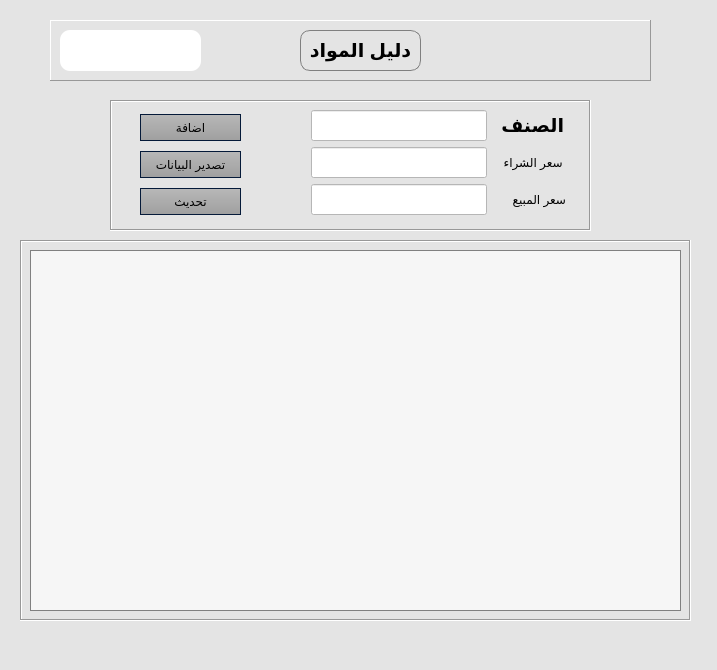
<?xml version="1.0" encoding="UTF-8"?>
<ui version="4.0">
 <class>ProductMaster</class>
 <widget class="QMainWindow" name="ProductMaster">
  <property name="geometry">
   <rect>
    <x>0</x>
    <y>0</y>
    <width>717</width>
    <height>670</height>
   </rect>
  </property>
  <property name="windowTitle">
   <string>Product Master</string>
  </property>
  <property name="layoutDirection">
   <enum>Qt::RightToLeft</enum>
  </property>
  <property name="styleSheet">
   <string notr="true">background-color: #e4e4e4;
	color: #000;
	selection-background-color: #46a2da;
	selection-color: #fff;</string>
  </property>
  <widget class="QWidget" name="centralwidget">
   <widget class="QFrame" name="frame">
    <property name="geometry">
     <rect>
      <x>50</x>
      <y>20</y>
      <width>601</width>
      <height>61</height>
     </rect>
    </property>
    <property name="styleSheet">
     <string notr="true"/>
    </property>
    <property name="frameShape">
     <enum>QFrame::Panel</enum>
    </property>
    <property name="frameShadow">
     <enum>QFrame::Raised</enum>
    </property>
    <widget class="QLabel" name="label">
     <property name="geometry">
      <rect>
       <x>250</x>
       <y>10</y>
       <width>121</width>
       <height>41</height>
      </rect>
     </property>
     <property name="font">
      <font>
       <pointsize>14</pointsize>
       <bold>true</bold>
      </font>
     </property>
     <property name="styleSheet">
      <string notr="true">border: 1px solid gray;
border-radius: 10px;</string>
     </property>
     <property name="text">
      <string>دليل المواد</string>
     </property>
     <property name="alignment">
      <set>Qt::AlignCenter</set>
     </property>
    </widget>
    <widget class="QLabel" name="lblTotalSum">
     <property name="geometry">
      <rect>
       <x>10</x>
       <y>10</y>
       <width>141</width>
       <height>41</height>
      </rect>
     </property>
     <property name="font">
      <font>
       <pointsize>12</pointsize>
      </font>
     </property>
     <property name="styleSheet">
      <string notr="true">background-color: rgb(255, 255, 255);
border-radius: 10px;</string>
     </property>
     <property name="text">
      <string/>
     </property>
     <property name="alignment">
      <set>Qt::AlignCenter</set>
     </property>
    </widget>
   </widget>
   <widget class="QFrame" name="frame_2">
    <property name="geometry">
     <rect>
      <x>110</x>
      <y>100</y>
      <width>481</width>
      <height>131</height>
     </rect>
    </property>
    <property name="frameShape">
     <enum>QFrame::Box</enum>
    </property>
    <property name="frameShadow">
     <enum>QFrame::Sunken</enum>
    </property>
    <widget class="QWidget" name="formLayoutWidget">
     <property name="geometry">
      <rect>
       <x>200</x>
       <y>10</y>
       <width>261</width>
       <height>110</height>
      </rect>
     </property>
     <layout class="QFormLayout" name="formLayout">
      <property name="sizeConstraint">
       <enum>QLayout::SetDefaultConstraint</enum>
      </property>
      <property name="fieldGrowthPolicy">
       <enum>QFormLayout::FieldsStayAtSizeHint</enum>
      </property>
      <property name="verticalSpacing">
       <number>6</number>
      </property>
      <item row="0" column="1">
       <widget class="QLineEdit" name="inputSort">
        <property name="font">
         <font>
          <pointsize>14</pointsize>
         </font>
        </property>
        <property name="styleSheet">
         <string notr="true">background-color: rgb(255, 255, 255);</string>
        </property>
       </widget>
      </item>
      <item row="1" column="0">
       <widget class="QLabel" name="lblpassword">
        <property name="styleSheet">
         <string notr="true">font: 700 14pt &quot;Arial&quot;;

	background-color: transparent;

	color: black;</string>
        </property>
        <property name="frameShape">
         <enum>QFrame::Box</enum>
        </property>
        <property name="frameShadow">
         <enum>QFrame::Raised</enum>
        </property>
        <property name="text">
         <string> سعر الشراء</string>
        </property>
        <property name="textFormat">
         <enum>Qt::PlainText</enum>
        </property>
       </widget>
      </item>
      <item row="1" column="1">
       <widget class="QLineEdit" name="inputBuyPrice">
        <property name="font">
         <font>
          <pointsize>14</pointsize>
         </font>
        </property>
        <property name="styleSheet">
         <string notr="true">background-color: rgb(255, 255, 255);</string>
        </property>
       </widget>
      </item>
      <item row="2" column="1">
       <widget class="QLineEdit" name="inputSellPrice">
        <property name="font">
         <font>
          <pointsize>14</pointsize>
         </font>
        </property>
        <property name="styleSheet">
         <string notr="true">background-color: rgb(255, 255, 255);</string>
        </property>
       </widget>
      </item>
      <item row="0" column="0">
       <widget class="QLabel" name="lblUserName">
        <property name="font">
         <font>
          <family>Arial</family>
          <pointsize>14</pointsize>
          <italic>false</italic>
          <bold>true</bold>
         </font>
        </property>
        <property name="styleSheet">
         <string notr="true">
	background-color: transparent;
	color: rgb(0, 0, 0);</string>
        </property>
        <property name="frameShape">
         <enum>QFrame::Box</enum>
        </property>
        <property name="frameShadow">
         <enum>QFrame::Raised</enum>
        </property>
        <property name="text">
         <string>الصنف</string>
        </property>
        <property name="textFormat">
         <enum>Qt::PlainText</enum>
        </property>
       </widget>
      </item>
      <item row="2" column="0">
       <widget class="QLabel" name="lblpassword_2">
        <property name="styleSheet">
         <string notr="true">font: 700 14pt &quot;Arial&quot;;

	background-color: transparent;

	color: black;</string>
        </property>
        <property name="frameShape">
         <enum>QFrame::Box</enum>
        </property>
        <property name="frameShadow">
         <enum>QFrame::Raised</enum>
        </property>
        <property name="text">
         <string>سعر المبيع</string>
        </property>
        <property name="textFormat">
         <enum>Qt::PlainText</enum>
        </property>
       </widget>
      </item>
     </layout>
    </widget>
    <widget class="QWidget" name="verticalLayoutWidget">
     <property name="geometry">
      <rect>
       <x>30</x>
       <y>10</y>
       <width>101</width>
       <height>111</height>
      </rect>
     </property>
     <layout class="QVBoxLayout" name="verticalLayout">
      <item>
       <widget class="QPushButton" name="btnAdd">
        <property name="styleSheet">
         <string notr="true">QPushButton {
  background-color: qlineargradient(spread:repeat, x1:1, y1:0, x2:1, y2:1, stop:0 rgba(184, 184,      184, 255),stop:1 rgba(159, 159, 159, 255));
	color: #000;
	min-width: 80px;
	border-style: solid;
	border-width: 1px;
	border-color: #051a39;
	padding: 5px;
}
QPushButton#btnBack:hover
{
	background-color: rgba(70,162,218,50%);
	border: 1px solid #46a2da;

}

QPushButton#btnBack:pressed {
    background-color: qlineargradient(x1: 0, y1: 0, x2: 0, y2: 1,
                                      stop: 0 #dadbde, stop: 1 #f6f7fa);
}</string>
        </property>
        <property name="text">
         <string>اضافة</string>
        </property>
       </widget>
      </item>
      <item>
       <widget class="QPushButton" name="btnExport">
        <property name="styleSheet">
         <string notr="true">QPushButton {
  background-color: qlineargradient(spread:repeat, x1:1, y1:0, x2:1, y2:1, stop:0 rgba(184, 184,      184, 255),stop:1 rgba(159, 159, 159, 255));
	color: #000;
	min-width: 80px;
	border-style: solid;
	border-width: 1px;
	border-color: #051a39;
	padding: 5px;
}
QPushButton#btnBack:hover
{
	background-color: rgba(70,162,218,50%);
	border: 1px solid #46a2da;

}

QPushButton#btnBack:pressed {
    background-color: qlineargradient(x1: 0, y1: 0, x2: 0, y2: 1,
                                      stop: 0 #dadbde, stop: 1 #f6f7fa);
}</string>
        </property>
        <property name="text">
         <string>تصدير البيانات</string>
        </property>
       </widget>
      </item>
      <item>
       <widget class="QPushButton" name="btnRefresh">
        <property name="styleSheet">
         <string notr="true">QPushButton {
  background-color: qlineargradient(spread:repeat, x1:1, y1:0, x2:1, y2:1, stop:0 rgba(184, 184,      184, 255),stop:1 rgba(159, 159, 159, 255));
	color: #000;
	min-width: 80px;
	border-style: solid;
	border-width: 1px;
	border-color: #051a39;
	padding: 5px;
}
QPushButton#btnBack:hover
{
	background-color: rgba(70,162,218,50%);
	border: 1px solid #46a2da;

}

QPushButton#btnBack:pressed {
    background-color: qlineargradient(x1: 0, y1: 0, x2: 0, y2: 1,
                                      stop: 0 #dadbde, stop: 1 #f6f7fa);
}</string>
        </property>
        <property name="text">
         <string>تحديث</string>
        </property>
       </widget>
      </item>
     </layout>
    </widget>
   </widget>
   <widget class="QFrame" name="frame_3">
    <property name="geometry">
     <rect>
      <x>20</x>
      <y>240</y>
      <width>671</width>
      <height>381</height>
     </rect>
    </property>
    <property name="frameShape">
     <enum>QFrame::Box</enum>
    </property>
    <property name="frameShadow">
     <enum>QFrame::Sunken</enum>
    </property>
    <widget class="QListWidget" name="listProductMaster">
     <property name="geometry">
      <rect>
       <x>10</x>
       <y>10</y>
       <width>651</width>
       <height>361</height>
      </rect>
     </property>
     <property name="styleSheet">
      <string notr="true">QListView 
{
	background-color: #f6f6f6;
    border : none;
    color: #000;
    show-decoration-selected: 1; 
    outline: 0;
	border: 1px solid gray;

}


QListView#listProductMaster::disabled 
{
	background-color: #656565;
	color: #1b1b1b;
    border: 1px solid #656565;

}


QListView#listProductMaster::item 
{
	background-color: #f6f6f6;
    padding: 1px;

}


QListView#listProductMaster::item:alternate 
{
    background-color: #c6c6c6;

}


QListView#listProductMaster::item:alternate:selected
{
    background-color: red;

}


QListView#listProductMaster::item:selected 
{
	background-color: #b78620;
	border: 1px solid #b78620;
	color: #fff;

}


QListView#listProductMaster::item:selected:!active 
{
	background-color: #46a2da;
	border: 1px solid #46a2da;
	color: #fff;

}


QListView#listProductMaster::item:selected:active 
{
	background-color: #46a2da;
	border: 1px solid #46a2da;
	color: #fff;

}


QListView#listProductMaster::item:hover {
    background-color: #5e5e5e;
    border: none;
    color: #000;

}</string>
     </property>
    </widget>
   </widget>
  </widget>
  <widget class="QMenuBar" name="menubar">
   <property name="geometry">
    <rect>
     <x>0</x>
     <y>0</y>
     <width>717</width>
     <height>22</height>
    </rect>
   </property>
  </widget>
  <widget class="QStatusBar" name="statusbar"/>
 </widget>
 <resources/>
 <connections/>
</ui>
